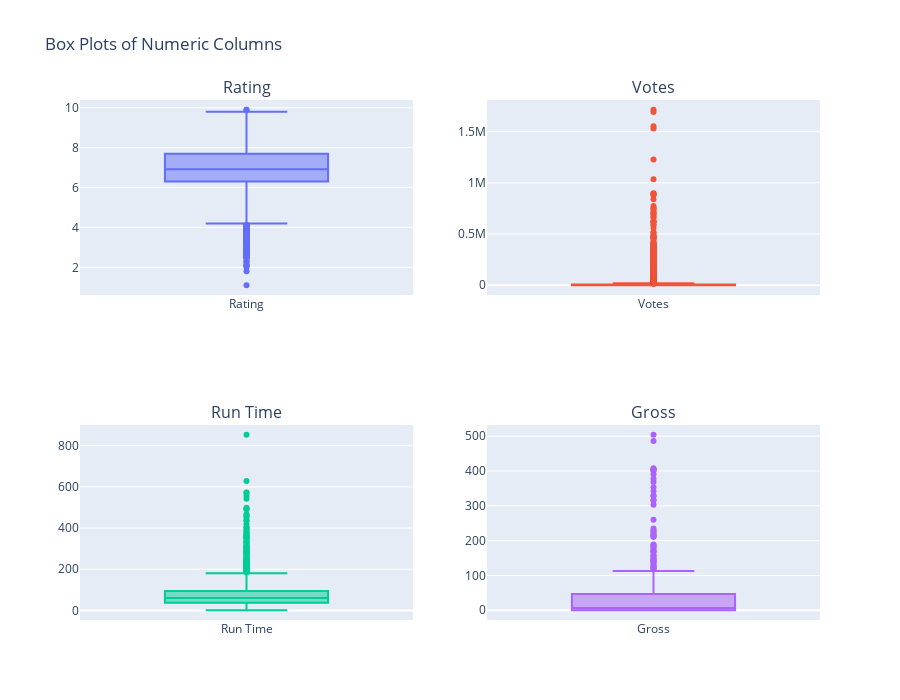

Source (notebook cell):
### Markdown cell above
From above, we can see that 'Votes', 'Run Time', and 'Gross' contain outliers. This is evident from observing the mean and their minimum and maximum values.

- Votes - Mean: 15144, Min: 5
- Run Time - Mean: 69, Max: 853
- Gross - Mean: 44, Max: 504

It is very difficult to determine if some data were the result of human errors as the outliers can be considered reasonable values of their respective attributes. I will be visualising the data and apply statistical methods to identify these outliers.

### Code cell
columns = ['Rating', 'Votes', 'Run Time', 'Gross']

# Create 2x2 subplot grid
fig = make_subplots(
    rows=2, cols=2,
    subplot_titles=columns
)

# Loop through the columns and add box plots
for i, col in enumerate(columns):
    row = i // 2 + 1
    col_pos = i % 2 + 1

    # Create box plot using go.Box for control
    fig.add_trace(
        go.Box(y=df_format[col], name=col),
        row=row, col=col_pos
    )

# Update layout
fig.update_layout(
    height=700,
    width=900,
    title_text="Box Plots of Numeric Columns",
    showlegend=False
)

fig.show()

### Figure 1 — Plotly figure (JSON) as saved in the notebook; plotly's stock layout.template omitted (floating-point values rounded to 4 significant figures; data arrays with more than 128 entries replaced by an {"elided": "..."} marker saying what was removed)
{"data": [{"name": "Rating", "type": "box", "xaxis": "x", "y": {"elided": "9026 float values"}, "yaxis": "y"}, {"name": "Votes", "type": "box", "xaxis": "x2", "y": {"elided": "9026 int values"}, "yaxis": "y2"}, {"name": "Run Time", "type": "box", "xaxis": "x3", "y": {"elided": "9026 float values"}, "yaxis": "y3"}, {"name": "Gross", "type": "box", "xaxis": "x4", "y": {"elided": "9026 float values"}, "yaxis": "y4"}], "layout": {"annotations": [{"font": {"size": 16}, "showarrow": false, "text": "Rating", "x": 0.225, "xanchor": "center", "xref": "paper", "y": 1, "yanchor": "bottom", "yref": "paper"}, {"font": {"size": 16}, "showarrow": false, "text": "Votes", "x": 0.775, "xanchor": "center", "xref": "paper", "y": 1, "yanchor": "bottom", "yref": "paper"}, {"font": {"size": 16}, "showarrow": false, "text": "Run Time", "x": 0.225, "xanchor": "center", "xref": "paper", "y": 0.375, "yanchor": "bottom", "yref": "paper"}, {"font": {"size": 16}, "showarrow": false, "text": "Gross", "x": 0.775, "xanchor": "center", "xref": "paper", "y": 0.375, "yanchor": "bottom", "yref": "paper"}], "height": 700, "showlegend": false, "title": {"text": "Box Plots of Numeric Columns"}, "width": 900, "xaxis": {"anchor": "y", "domain": [0, 0.45]}, "xaxis2": {"anchor": "y2", "domain": [0.55, 1]}, "xaxis3": {"anchor": "y3", "domain": [0, 0.45]}, "xaxis4": {"anchor": "y4", "domain": [0.55, 1]}, "yaxis": {"anchor": "x", "domain": [0.625, 1]}, "yaxis2": {"anchor": "x2", "domain": [0.625, 1]}, "yaxis3": {"anchor": "x3", "domain": [0, 0.375]}, "yaxis4": {"anchor": "x4", "domain": [0, 0.375]}}}
